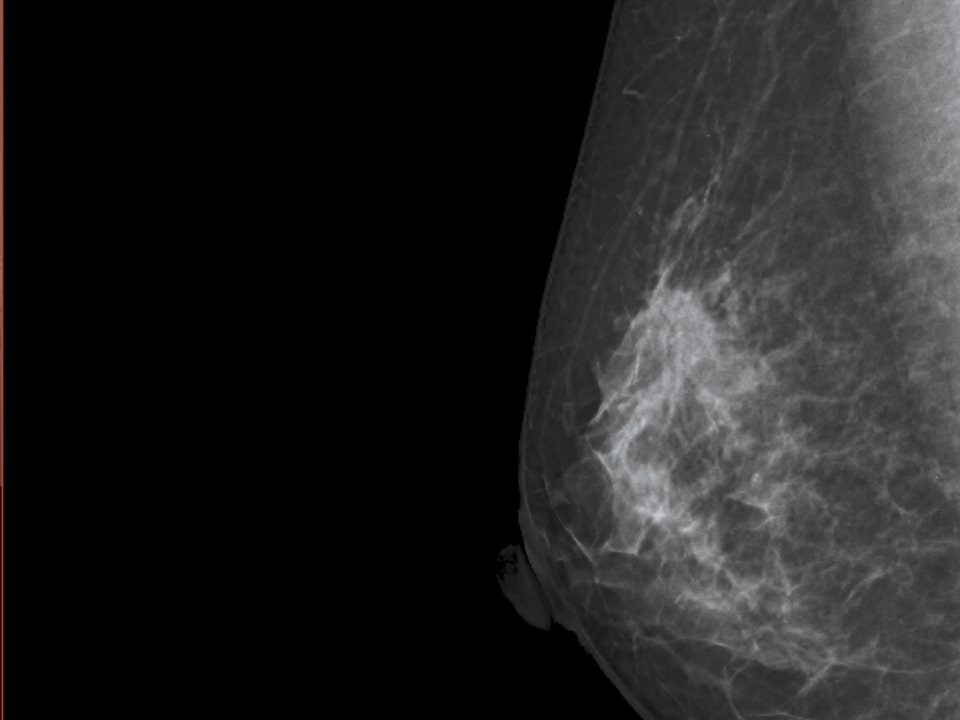
#> input picture analise de img/mamografia.jpg, 960 x 720 px
$ python main.py
#> lines starting #> are read from the running program, lines starting #| are printed output that depends on the picture; long printed decimals are rounded
from PIL import Image, ImageDraw, ImageEnhance
from skimage import measure
import numpy as np
import cv2

# Abrir a imagem
imagem = Image.open('mamografia.jpg')
#> imagem is the input picture: PIL image 960x720 RGB; mean R, G, B 31.7, 32, 32.4

# Converter a imagem para tons de cinza
imagem_cinza = imagem.convert('L')

# Converter a imagem em matriz NumPy
matriz_imagem = np.array(imagem_cinza)

# Encontrar contornos na matriz da imagem
contornos = measure.find_contours(matriz_imagem, 0.8)
#> contornos = 113 point arrays, longest 1404 points

# Desenhar os contornos na imagem original
desenhar = ImageDraw.Draw(imagem)
for contorno in contornos:
    for i in range(len(contorno) - 1):
        desenhar.line([contorno[i][1], contorno[i][0], contorno[i+1][1], contorno[i+1][0]],
                      fill='red', width=2)
#> this loop made 113 passes

# Realçar o contraste da imagem
realcar = ImageEnhance.Contrast(imagem)
imagem = realcar.enhance(15.5)
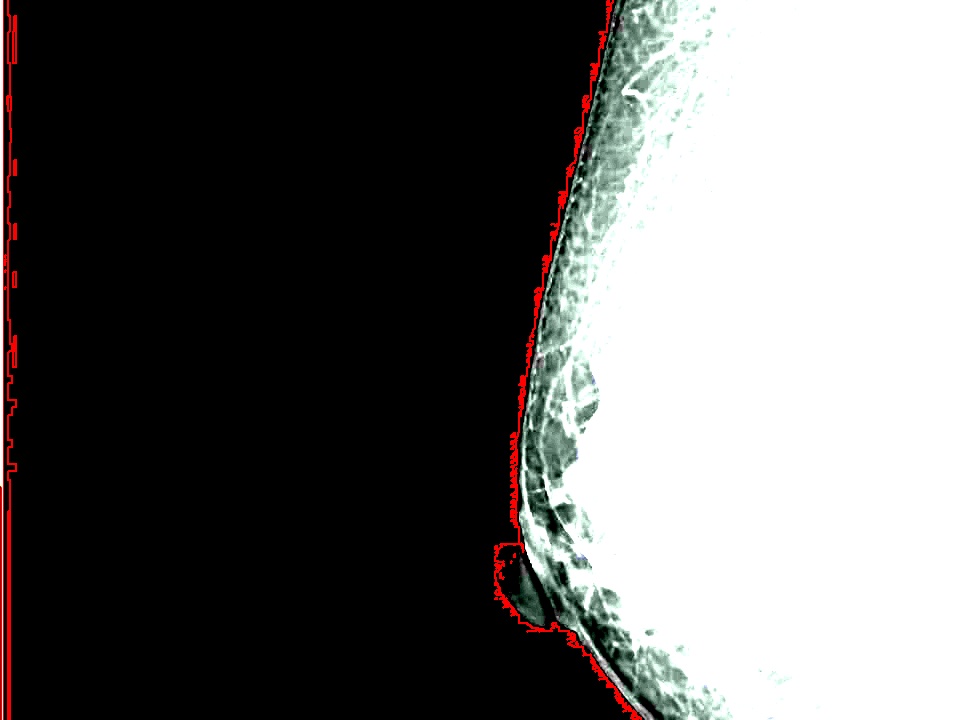
#> imagem: PIL image 960x720 RGB; mean R, G, B 102.1, 101.1, 100.3

# Salvar a nova imagem com os contornos
imagem.save('imagem_contornos.jpg')

#------------------------------------------------


img = cv2.imread('imagem_contornos.jpg')

numero_pixels_branco = np.sum(img == 255)
#> numero_pixels_branco = 708280
numero_pixels_preto = np.sum(img == 0)
#> numero_pixels_preto = 1152694

print('Número de pixels brancos:', numero_pixels_branco)
#| Número de pixels brancos: 708280

print('Número de pixels pretos:', numero_pixels_preto)
#| Número de pixels pretos: 1152694

percentual_pixels_brancos = numero_pixels_branco/ (numero_pixels_branco + numero_pixels_preto) * 100
#> percentual_pixels_brancos = 38.06

print('Percentual pixels brancos:', percentual_pixels_brancos)
#| Percentual pixels brancos: 38.060
if (percentual_pixels_brancos >= 30):
	print('Imagem com câncer')
else: print('Imagem sem câncer')
